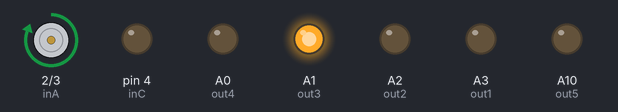
A sketch run on a simulated Arduino Mega 2560, built with avr-gcc and run on an emulated ATmega2560. On the bench: motor-driver pin pairs drawn as motors (green arrow = first pin HIGH = forward, orange = second pin HIGH = backward, longer = more drive), output pins drawn as LEDs (lit = HIGH).

Above: at 0.5 s.
At 1.5 s:
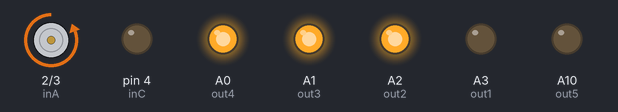
At 2.5 s:
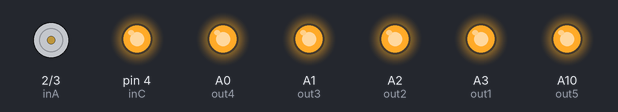
Timing chart, 0 to 3.5 s (numbered marks = the images above):
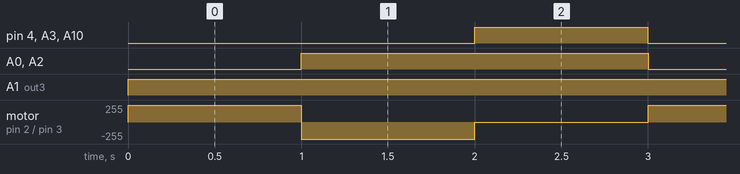

Measured:
- by itself, pin 4 (inC), A3 (out1), A10 (out5): alternates HIGH for 1.0 s and LOW for 2.0 s
- by itself, A0 (out4), A2 (out2): alternates HIGH for 2.0 s and LOW for 1.0 s
- by itself, A1 (out3): LOW → HIGH at 0.00 s
- by itself, motor on pin 2 (inA) / pin 3 (inB): repeats every 3.0 s: backward 255/255 1.0 s, stopped 1.0 s, forward 255/255 1.0 s

The sketch:

Christmas.ino
```cpp
//Define pin
#define inA 2
#define inB 3
#define inC 4
#define out1 A3
#define out2 A2
#define out3 A1
#define out4 A0
#define out5 A10
// Diagram for a tree
//This will base on the format (in,out)
//           A,3
//       B,2 B,3 B,4
//   C,1 C,2 C,3 C,4 C,5

void FirstRow(int time);
void SecondRow(int time);
void ThirdRow(int time);
void setup() {
  // put your setup code here, to run once:
  pinMode(inA,OUTPUT);
  pinMode(inB,OUTPUT);
  pinMode(inC,OUTPUT);
  pinMode(out1,OUTPUT);
  pinMode(out2,OUTPUT);
  pinMode(out3,OUTPUT);
  pinMode(out4,OUTPUT);
  pinMode(out5,OUTPUT);
}

void loop() {
  // put your main code here, to run repeatedly:
  FirstRow(1000);
  SecondRow(1000);
  ThirdRow(1000);
}

//This will light up the entire first row
void FirstRow(int time){
  //On
  digitalWrite(inA , HIGH);
  analogWrite(out3, 255);
  //Delay
  delay(time);
  //Off
  digitalWrite(inA , LOW);
  analogWrite(out1, 0);
}
//This will light up the entire second row
void SecondRow(int time){
  //On
  digitalWrite(inB , HIGH);
  analogWrite(out2, 255);
  analogWrite(out3, 255);
  analogWrite(out4, 255);
  //Delay
  delay(time);
  //Off
  digitalWrite(inB , LOW);
  analogWrite(out2, 0);
  analogWrite(out3, 0);
  analogWrite(out4, 0);
}

void ThirdRow(int time){
  //On
  digitalWrite(inC , HIGH);
  analogWrite(out1, 255);
  analogWrite(out2, 255);
  analogWrite(out3, 255);
  analogWrite(out4, 255);
  analogWrite(out5, 255);
  //Delay
  delay(time);
  //Off
  digitalWrite(inC , LOW);
  analogWrite(out1, 0);
  analogWrite(out2, 0);
  analogWrite(out3, 0);
  analogWrite(out4, 0);
  analogWrite(out5, 0);
}
```
